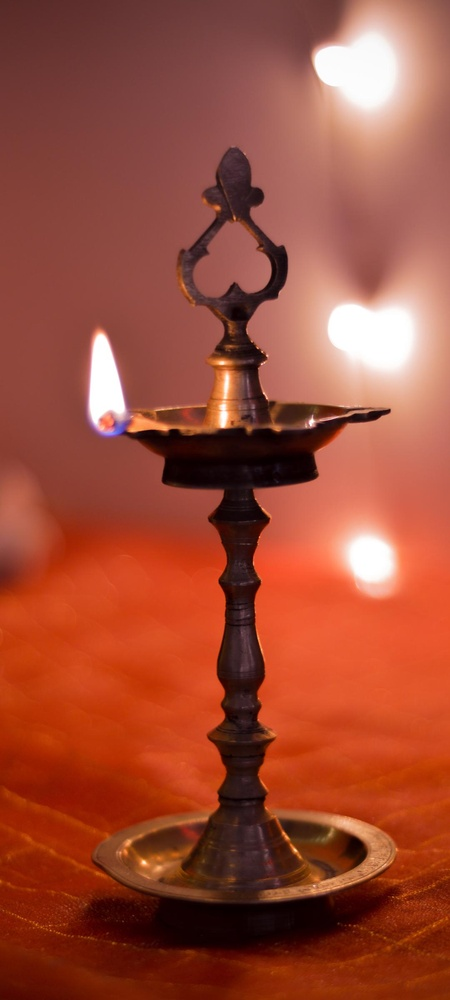
#> input picture samai.jpg, 450 x 1000 px, shrunk from 1080 x 2400 before the run
$ python chapter2.py
#> lines starting #> are read from the running program, lines starting #| are printed output that depends on the picture; after the words box and inside, x2 and y2 are one past the last pixel; in counts of white or black regions, pixels touching at a corner belong together
#basic functionality in OpenCV projects
import cv2
import numpy as np
img=cv2.imread('samai.jpg')
#> img is the input picture: shape (1000, 450, 3); mean B, G, R 55.8, 76.2, 157.8
#lets convert it to grayscale
kernel = np.ones((5,5), np.uint8)
img2gray = cv2.cvtColor(img, cv2.COLOR_BGR2GRAY)#will convert your image to different colour spaces, here to grayscale
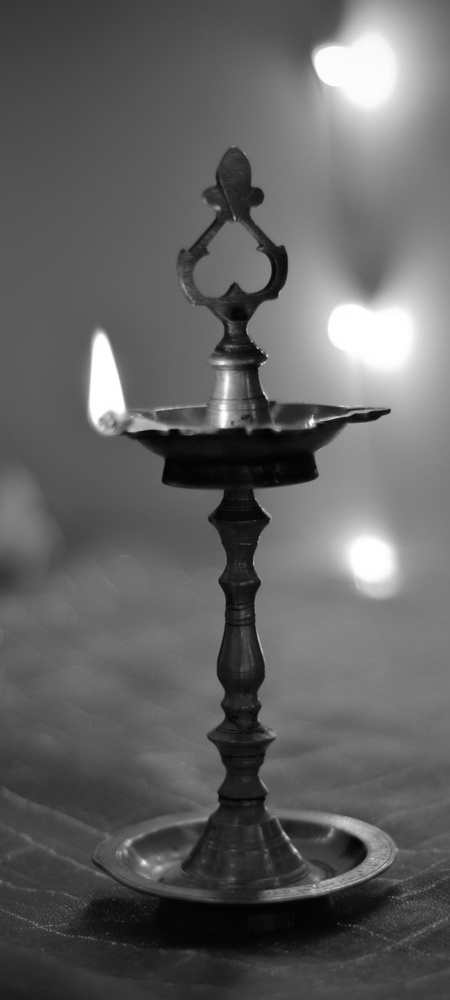
#> img2gray: shape (1000, 450); min 2, max 255, mean 98.3
img2blur = cv2.GaussianBlur(img, (7,7), 0 )#kernel size should be an odd number, sigmax is 0
img2blur_gray = cv2.GaussianBlur(img2gray, (7,7), 0 )
imgCanny = cv2.Canny(img, 100,100)#canny edge detector. Two Thresholds, values are 100 and 100
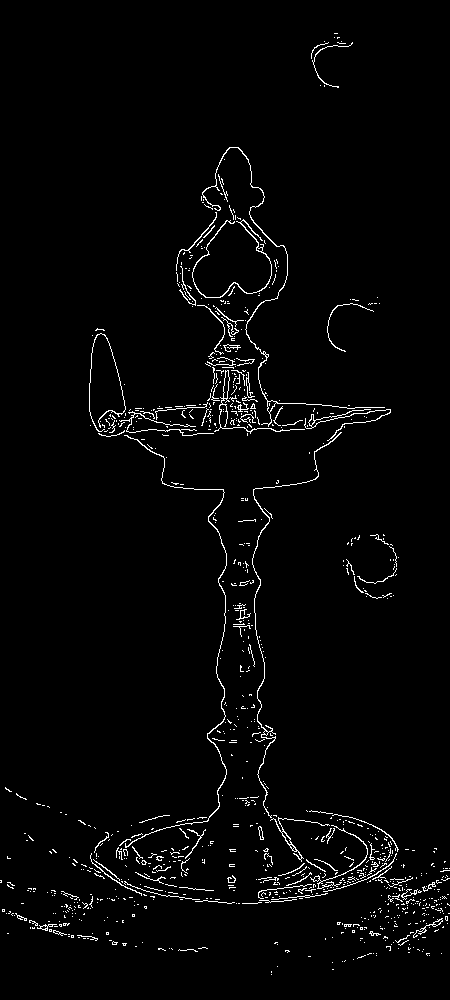
#> imgCanny: shape (1000, 450); 2.3% white in thin lines or dots
imgDilation = cv2.dilate(imgCanny, kernel, iterations =1 )#we need a kernel here, which is a matrix with 1s. We Need Numpy to manage the Matrix
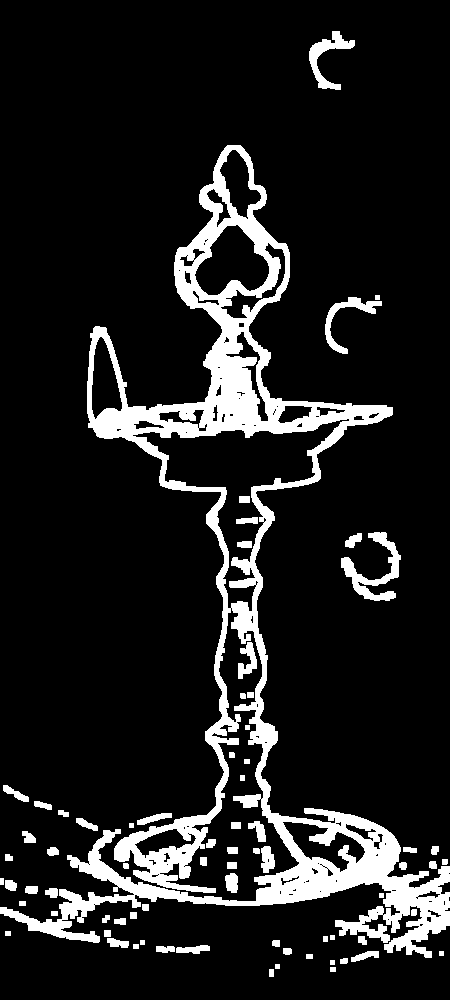
#> imgDilation: shape (1000, 450); 12.1% white; 72 white regions, largest, box (x1, y1, x2, y2) and area: (0, 145, 450, 958) 46279, (341, 532, 401, 601) 1343, (309, 31, 355, 90) 865
imgEroded = cv2.erode(imgCanny, kernel, iterations =1 )
#> imgEroded: shape (1000, 450); every value is 0
cv2.imshow("Eroded Canny",imgEroded)#the eroded image gives an output that has thinner lines
# [5 lines of commented-out code are left out]
cv2.waitKey(0)

$ run again, with arnav.jpg copied over samai.jpg
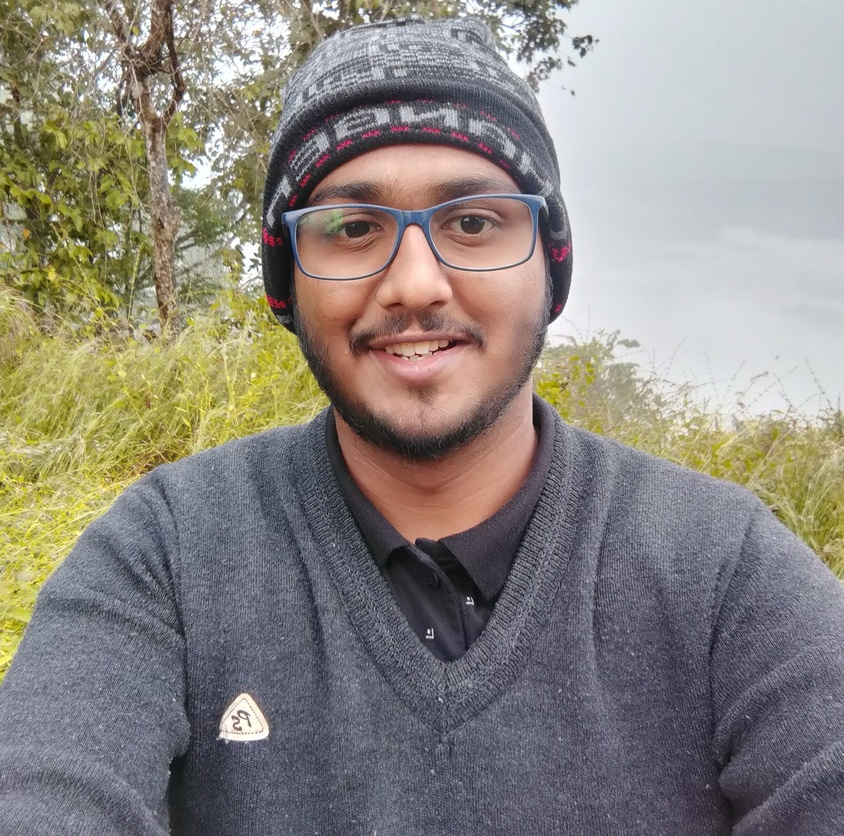
#> input picture arnav.jpg, 844 x 836 px, shrunk from 2436 x 2411 before the run
#> img is the input picture: shape (836, 844, 3); mean B, G, R 127.4, 134.2, 139.5
#> `imgCanny = cv2.Canny(img, 100,100)#canny edge detector. Two Thresholds..`:
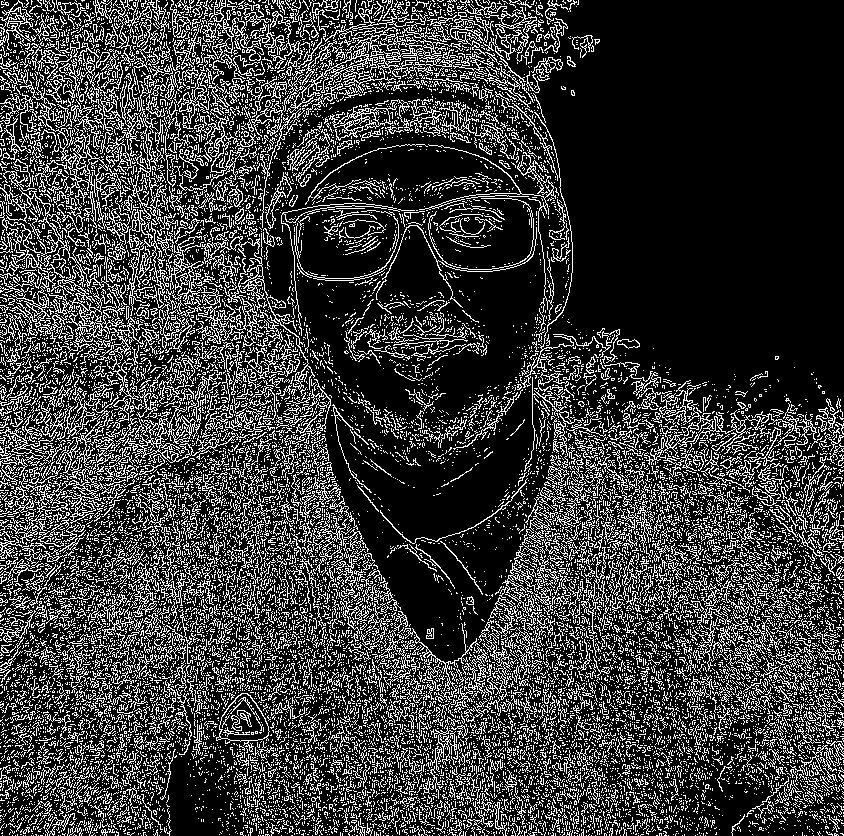
#> imgCanny: shape (836, 844); 22.7% white in thin lines or dots
#> `imgDilation = cv2.dilate(imgCanny, kernel, iterations =1 )#we need a k..`:
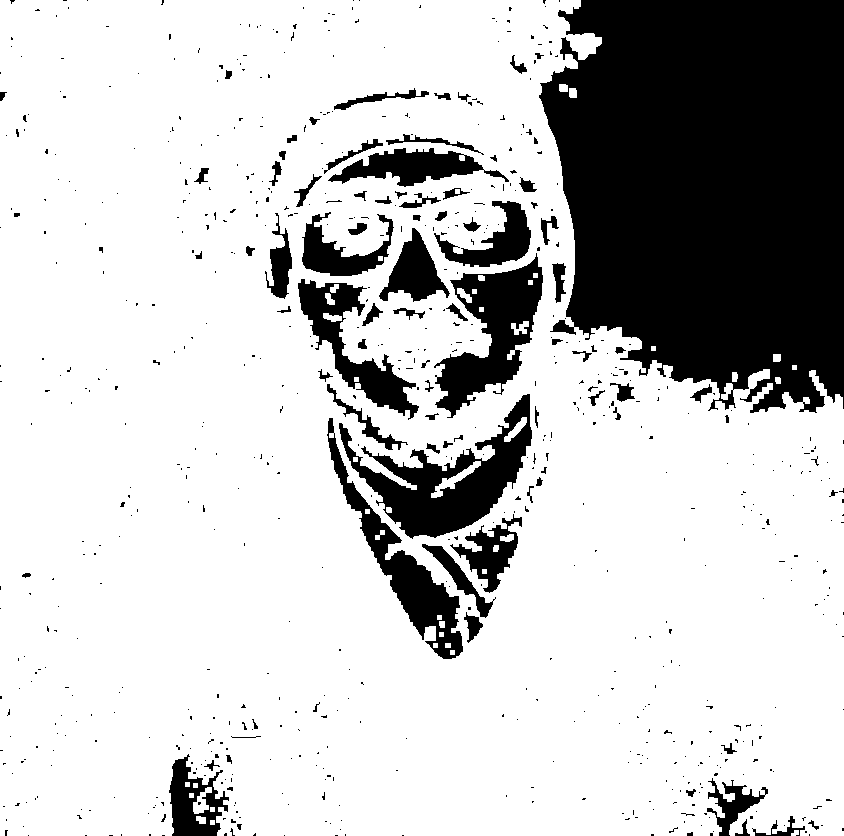
#> imgDilation: shape (836, 844); 77.2% white; 721 black regions (632 under 20 px), largest, box (x1, y1, x2, y2) and area: (539, 0, 844, 413) 103685, (339, 394, 532, 539) 9901, (434, 253, 543, 418) 7848
#> imgEroded: shape (836, 844); every value is 0

$ run again, with sample.jpg copied over samai.jpg
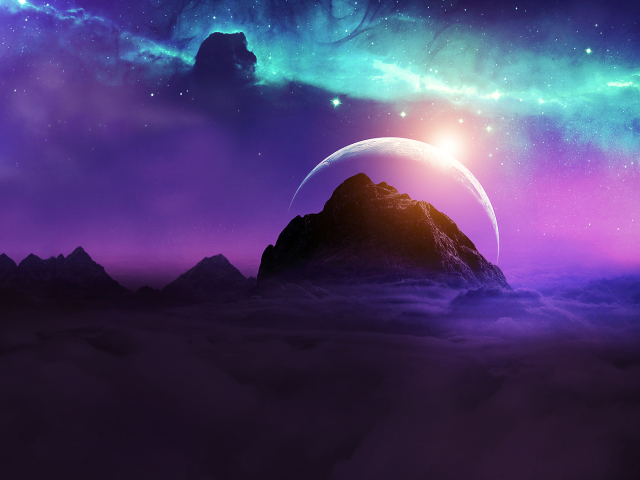
#> input picture sample.jpg, 640 x 480 px
#> img is the input picture: shape (480, 640, 3); mean B, G, R 107.9, 61.5, 74.2
#> `imgCanny = cv2.Canny(img, 100,100)#canny edge detector. Two Thresholds..`:
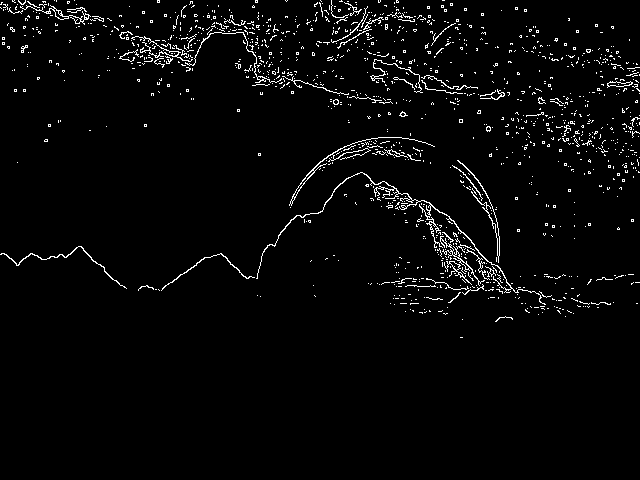
#> imgCanny: shape (480, 640); 3% white in thin lines or dots, all inside (x1, y1, x2, y2) = (0, 0, 640, 338)
#> `imgDilation = cv2.dilate(imgCanny, kernel, iterations =1 )#we need a k..`:
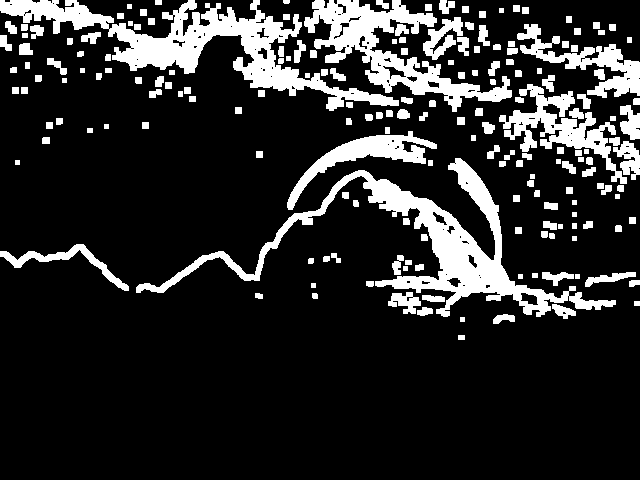
#> imgDilation: shape (480, 640); 16.9% white; 187 white regions, largest, box (x1, y1, x2, y2) and area: (136, 158, 616, 317) 11509, (0, 0, 399, 111) 10700, (304, 0, 512, 112) 6807
#> imgEroded: shape (480, 640); every value is 0
